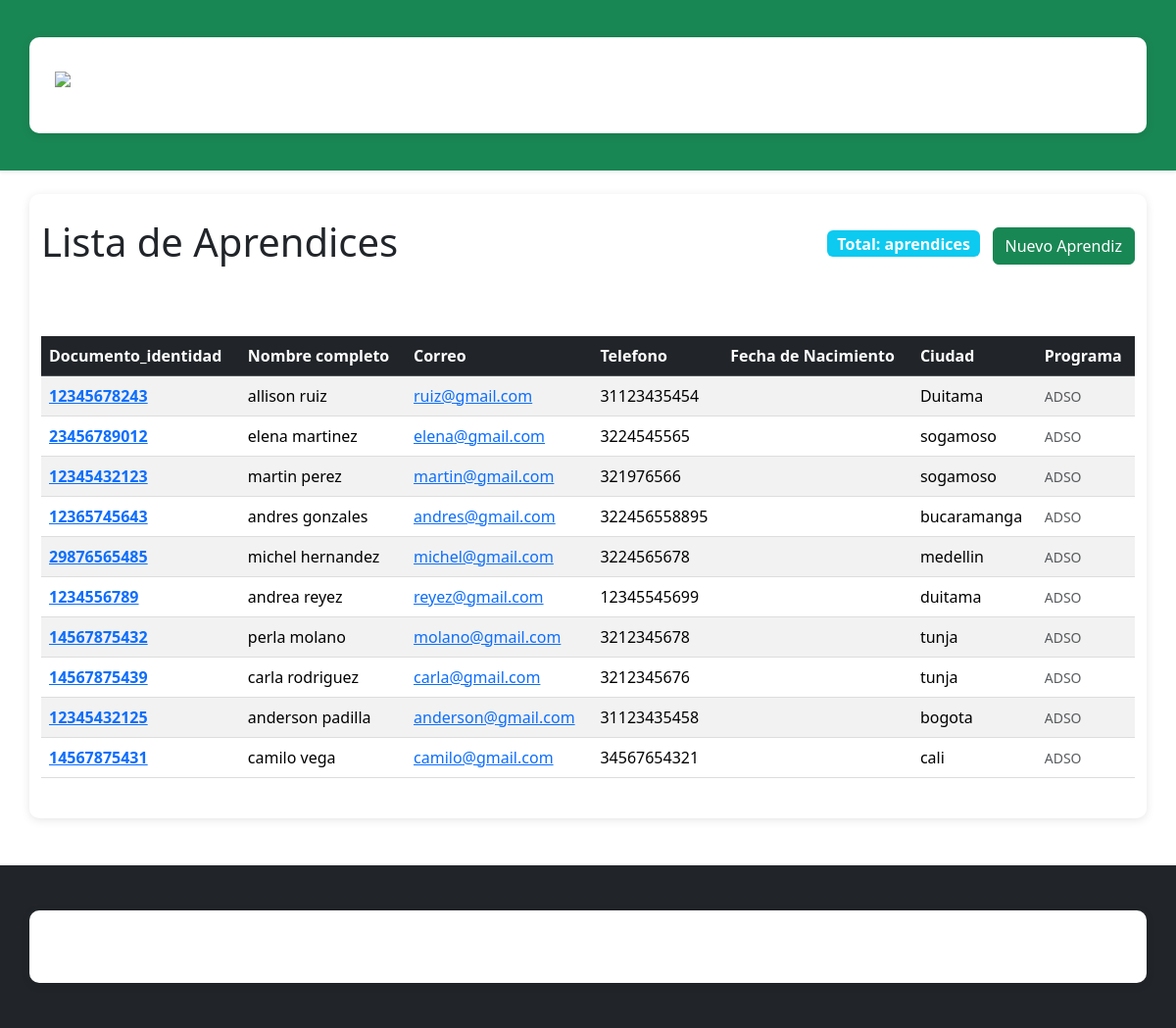
Before: /aprendices/ with the older database file.
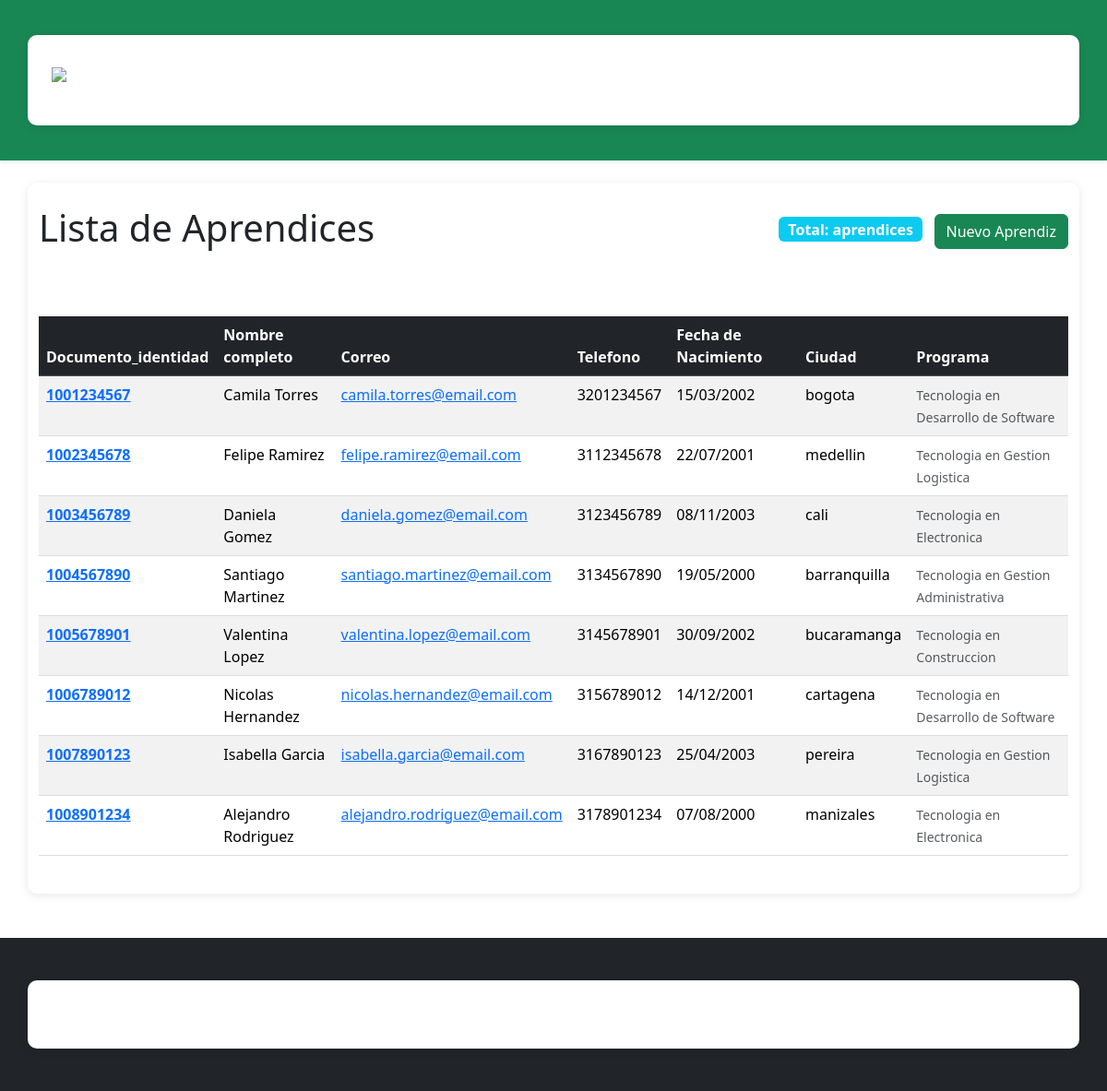
After: the same page with the newer database file.
### aprendices/models.py (models this page shows, shortened)
class Aprendiz(models.Model):
    documento_identidad = models.CharField(max_length=20, unique=True)
    nombre = models.CharField(max_length=100)
    apellido = models.CharField(max_length=100)
    telefono = models.CharField(max_length=10, null=True)
    correo = models.EmailField(null=True)
    fecha_nacimiento = models.DateField()
    ciudad = models.CharField(max_length=100, null=True)
    programa = models.CharField(max_length=100)

### aprendices/views.py (the view)
# urls.py: path('', include('aprendices.urls')),
def aprendices(request):
    lista_aprendices = Aprendiz.objects.all().values()
    template = loader.get_template('lista_aprendices.html')
    context = {
        'lista_aprendices': lista_aprendices,
    }
    return HttpResponse(template.render(context, request))

### aprendices/Templates/lista_aprendices.html (shortened to what this page needs)
{% extends "master.html"%}
{% block content %}
<div class="row">
    <div class="col-12">
        <div class="d-flex justify-content-between align-items-center mb-4">
             <h1>Lista de Aprendices</h1>
             <div>
                <span class="badge bg-info fs-6">Total: {{ total_aprendices }} aprendices</span>
                <a href="/" class="btn btn-success ms-2">
                    Nuevo Aprendiz
                </a>
             </div>
        </div>
    </div>
</div>
{% if lista_aprendices %}
<table>
    <div class="row">
    <div class="col-12">
        <div class="table-responsive">
            <table class="table table-striped table-hover">
    <thead class="table-dark">
        <tr>
            <th>Documento_identidad</th>
            <th>Nombre completo</th>
            <th>Correo</th>
            <th>Telefono</th>
            <th>Fecha de Nacimiento</th>
            <th>Ciudad</th>
            <th>Programa</th>
        </tr>
    </thead>
    <tbody>
        {% for aprendiz in lista_aprendices %}
        <tr>
            <td><strong><a href ="aprendiz/{{ aprendiz.id }}">{{ aprendiz.documento_identidad }}</a></strong></td>
            <td>{{aprendiz.nombre}} {{aprendiz.apellido}}</td>
            <td>
                <a href="mailto:{{ aprendiz.correo }}">{{ aprendiz.correo }}</a>
             </td>
            <td>{{ aprendiz.telefono }}</td>
            <td>{{ aprendiz.fecha_nacimiento|date:"d/m/Y" }}</td>
             <td>{{ aprendiz.ciudad }}</td>
            <td>
                <small class="text-muted">{{ aprendiz.programa }}</small>
            </td>
        </tr>
        {% endfor %}
    </table>
        </div>
    </div>
</div>
{% endif %}
{%endblock%}

### aprendices/Templates/master.html (shortened to what this page needs)
{% load static %}
<!DOCTYPE html>
<html lang="es">
<head>
     <link rel="stylesheet" href="{% static 'members/mystyles.css' %}">
     {% load bootstrap5 %}
     {% bootstrap_css %}
  </head>
<body>
    <nav class="navbar navbar-expand-lg navbar-dark bg-success shadow-sm">
        <div class="container">
            <a class="navbar-brand" href="{% url 'aprendices:inicio' %}">
                <img width="50px" src="https://encrypted-tbn0.gstatic.com/images?q=tbn:ANd9GcSX6Gat1r36ATdBS7sTqqFH8TvIVPMkqsdLgw&s" alt="Logo Sena" class="me-2">
                <strong>SENA APP</strong>
            </a>
            <div class="collapse navbar-collapse" id="navbarNav">
                <ul class="navbar-nav ms-auto">
                    <li class="nav-item">
                        <a class="nav-link" href="{% url 'aprendices:inicio' %}">Inicio</a>
                    </li>
                    <li class="nav-item">
                        <a class="nav-link" href="{% url 'admin:index' %}">Panel Admin</a>
                    </li>
                </ul>
            </div>
        </div>
    </nav>
    <main class="container mt-4">
        {% block content %}
        {% endblock %}
    </main>
    <footer class="bg-dark text-white text-center py-3 mt-5">
        <div class="container">
            <p class="mb-0">&copy; 2025 SENA APP - Sistema de Gestión de Aprendices</p>
        </div>
    </footer>
</body>
</html>

### aprendices/stactic/members/mystyles.css (style rules this page uses)
body { margin: 0; padding: 0; font-family: Arial, Helvetica, sans-serif; background-color: #f5f5f5; }
.navbar { background-color: #083873; padding: 10px; display: flex; justify-content: center; gap: 25px; }
.navbar a { color: #ffffff; font-weight: bold; text-decoration: none; padding: 8px 14px; border-radius: 6px; transition: 0.3s ease; }
.container { max-width: 1100px; margin: 30px auto; background: white; padding: 25px; border-radius: 10px; box-shadow: 0 2px 10px rgba(0,0,0,0.1); }
table { width: 100%; border-collapse: collapse; margin-top: 20px; }
table th { background-color: #0c4b97; color: white; padding: 12px; text-align: left; }
table td { padding: 10px; border-bottom: 1px solid #ddd; }
.btn { display: inline-block; padding: 10px 16px; background-color: #0da650; color: white; border-radius: 6px; text-decoration: none; font-weight: bold; transition: 0.3s; }
footer { background-color: #083873; color: white; text-align: center; padding: 15px; margin-top: 30px; }

Changed rows visible on the page:
removed Aprendiz: documento_identidad "12345432125", nombre "anderson", apellido "padilla", correo "anderson@gmail.com", telefono "31123435458", ciudad "bogota", programa "ADSO"
removed Aprendiz: documento_identidad "14567875431", nombre "camilo", apellido "vega", correo "camilo@gmail.com", telefono "34567654321", ciudad "cali", programa "ADSO"
changed Aprendiz: documento_identidad "12345678243" → "1001234567"; nombre "allison" → "Camila"; apellido "ruiz" → "Torres"; correo "ruiz@gmail.com" → "camila.torres@email.com"; telefono "31123435454" → "3201234567"; fecha_nacimiento (not shown) → "15/03/2002"; ciudad "Duitama" → "bogota"; programa "ADSO" → "Tecnologia en Desarrollo de Software"
changed Aprendiz: documento_identidad "23456789012" → "1002345678"; nombre "elena" → "Felipe"; apellido "martinez" → "Ramirez"; correo "elena@gmail.com" → "felipe.ramirez@email.com"; telefono "3224545565" → "3112345678"; fecha_nacimiento (not shown) → "22/07/2001"; ciudad "sogamoso" → "medellin"; programa "ADSO" → "Tecnologia en Gestion Logistica"
changed Aprendiz: documento_identidad "12345432123" → "1003456789"; nombre "martin" → "Daniela"; apellido "perez" → "Gomez"; correo "martin@gmail.com" → "daniela.gomez@email.com"; telefono "321976566" → "3123456789"; fecha_nacimiento (not shown) → "08/11/2003"; ciudad "sogamoso" → "cali"; programa "ADSO" → "Tecnologia en Electronica"
changed Aprendiz: documento_identidad "12365745643" → "1004567890"; nombre "andres" → "Santiago"; apellido "gonzales" → "Martinez"; correo "andres@gmail.com" → "santiago.martinez@email.com"; telefono "322456558895" → "3134567890"; fecha_nacimiento (not shown) → "19/05/2000"; ciudad "bucaramanga" → "barranquilla"; programa "ADSO" → "Tecnologia en Gestion Administrativa"
changed Aprendiz: documento_identidad "29876565485" → "1005678901"; nombre "michel" → "Valentina"; apellido "hernandez" → "Lopez"; correo "michel@gmail.com" → "valentina.lopez@email.com"; telefono "3224565678" → "3145678901"; fecha_nacimiento (not shown) → "30/09/2002"; ciudad "medellin" → "bucaramanga"; programa "ADSO" → "Tecnologia en Construccion"
changed Aprendiz: documento_identidad "1234556789" → "1006789012"; nombre "andrea" → "Nicolas"; apellido "reyez" → "Hernandez"; correo "reyez@gmail.com" → "nicolas.hernandez@email.com"; telefono "12345545699" → "3156789012"; fecha_nacimiento (not shown) → "14/12/2001"; ciudad "duitama" → "cartagena"; programa "ADSO" → "Tecnologia en Desarrollo de Software"
changed Aprendiz: documento_identidad "14567875432" → "1007890123"; nombre "perla" → "Isabella"; apellido "molano" → "Garcia"; correo "molano@gmail.com" → "isabella.garcia@email.com"; telefono "3212345678" → "3167890123"; fecha_nacimiento (not shown) → "25/04/2003"; ciudad "tunja" → "pereira"; programa "ADSO" → "Tecnologia en Gestion Logistica"
changed Aprendiz: documento_identidad "14567875439" → "1008901234"; nombre "carla" → "Alejandro"; apellido "rodriguez" → "Rodriguez"; correo "carla@gmail.com" → "alejandro.rodriguez@email.com"; telefono "3212345676" → "3178901234"; fecha_nacimiento (not shown) → "07/08/2000"; ciudad "tunja" → "manizales"; programa "ADSO" → "Tecnologia en Electronica"
